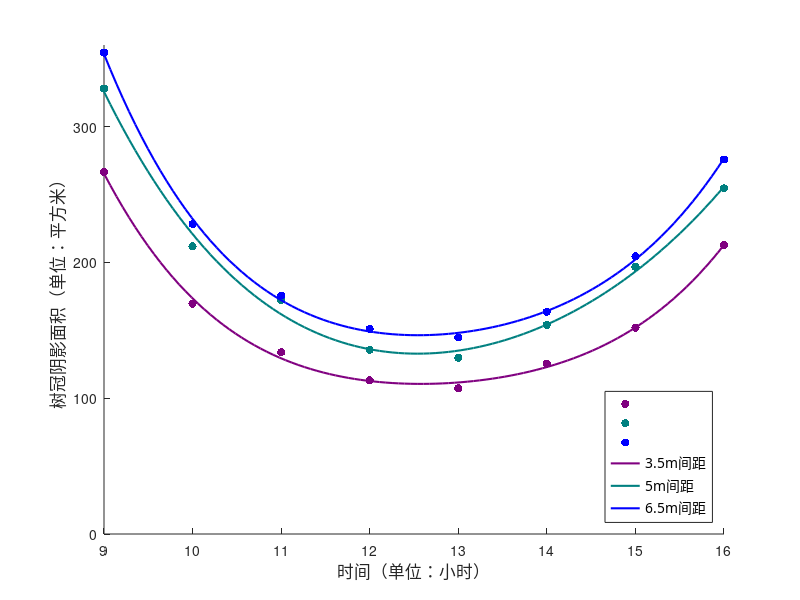

This chart was generated by the following MATLAB code:
y1 = [6659
4240
3345
2826
2681
3137
3799
5314
] * 0.04;
y2 = [8200
5293
4304
3390
3244
3850
4918
6361
] * 0.04;
y3 = [
8861
5704
4389
3773
3616
4090
5109
6893
] * 0.04;
%y4 = [
%] * 0.04;
x = [8 9 10 11 12 13 14 15 16 17];
x2=[9 10 11 12 13 14 15 16];

y1=y1';y2=y2';y3=y3';
%y4=y4';

% 设置多项式阶数
n = 4;

% 进行四条曲线的曲线拟合
p1 = polyfit(x2, y1, n);
p2 = polyfit(x2, y2, n);
p3 = polyfit(x2, y3, n);
%p4 = polyfit(x2, y4, n);

% 生成一系列 x 值
x_fit = linspace(min(x2), max(x2), 100);

% 计算四条拟合曲线对应的 y 值
y_fit1 = polyval(p1, x_fit);
y_fit2 = polyval(p2, x_fit);
y_fit3 = polyval(p3, x_fit);
%y_fit4 = polyval(p4, x_fit);

% 绘制原始数据和拟合曲线
figure;
hold on;
scatter(x2, y1, 'o','filled','MarkerFaceColor',[0.5,0,0.5]);
scatter(x2, y2, 'o', 'filled','MarkerFaceColor',[0,0.5,0.5]);
scatter(x2, y3, 'o', 'filled','MarkerFaceColor','b');
%scatter(x2, y4, 'o', 'filled','MarkerFaceColor',[0.5,0,0.5]);
plot(x_fit, y_fit1,'color',[0.5,0,0.5],'LineWidth',1.5);
plot(x_fit, y_fit2,'color',[0,0.5,0.5],'LineWidth',1.5);
plot(x_fit, y_fit3,'color','b','LineWidth',1.5);
%plot(x_fit, y_fit4,'color',[0.5,0,0.5],'LineWidth',1.5);
hold off;
xlabel('时间（单位：小时）','FontSize',12,'FontName','宋体');
ylim([0 360]);
ylabel('树冠阴影面积（单位：平方米）','FontSize',12,'FontName','宋体');
legend('','','', '3.5m间距', '5m间距', '6.5m间距','FontSize',10,'FontName','宋体','Location','southeast');